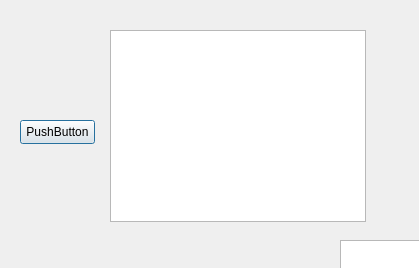
<?xml version="1.0" encoding="UTF-8"?>
<ui version="4.0">
 <class>Dialog</class>
 <widget class="QDialog" name="Dialog">
  <property name="geometry">
   <rect>
    <x>0</x>
    <y>0</y>
    <width>419</width>
    <height>268</height>
   </rect>
  </property>
  <property name="windowTitle">
   <string>Dialog</string>
  </property>
  <widget class="QTableView" name="tabella">
   <property name="geometry">
    <rect>
     <x>110</x>
     <y>30</y>
     <width>256</width>
     <height>192</height>
    </rect>
   </property>
  </widget>
  <widget class="QPushButton" name="bAggiungiAlunno">
   <property name="geometry">
    <rect>
     <x>20</x>
     <y>120</y>
     <width>75</width>
     <height>24</height>
    </rect>
   </property>
   <property name="text">
    <string>PushButton</string>
   </property>
  </widget>
  <widget class="QPushButton" name="bAggiungiAlunno_2">
   <property name="geometry">
    <rect>
     <x>250</x>
     <y>330</y>
     <width>75</width>
     <height>24</height>
    </rect>
   </property>
   <property name="text">
    <string>PushButton</string>
   </property>
  </widget>
  <widget class="QTableView" name="tabella_2">
   <property name="geometry">
    <rect>
     <x>340</x>
     <y>240</y>
     <width>256</width>
     <height>192</height>
    </rect>
   </property>
  </widget>
 </widget>
 <resources/>
 <connections/>
</ui>
